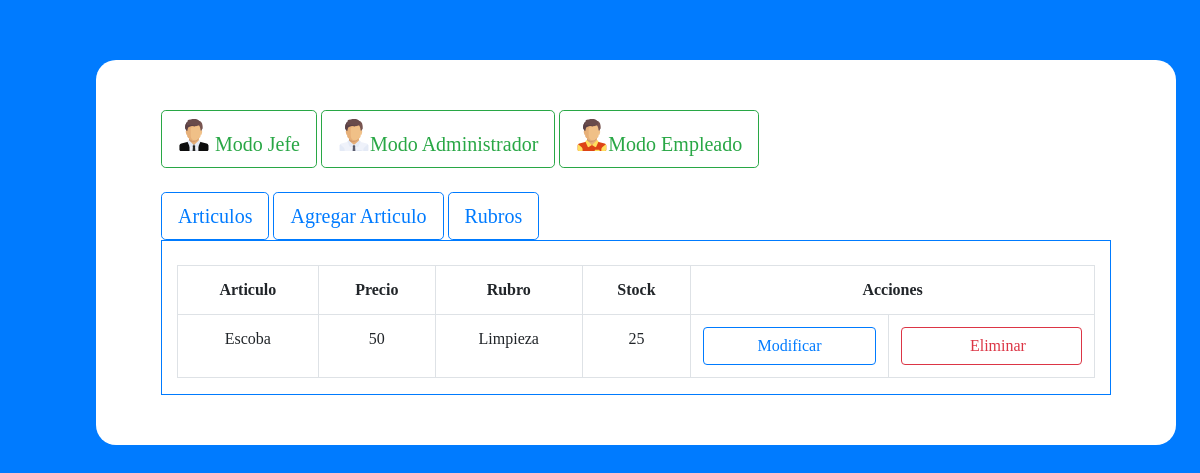
The page /administrador/articulos/ on the database its author committed.
### App/models.py (models this page shows, shortened)
class Articulos(models.Model):
    nombre_art = models.CharField(max_length=30)
    precio = models.IntegerField()
    rubro = models.ForeignKey(Rubros, on_delete=models.SET_NULL,null=True)
    stock = models.IntegerField()

class Rubros(models.Model):
    descripcion = models.CharField(max_length=30)

### App/views.py (the view)
# urls.py: path('administrador/articulos/',views.mostrar_articulos_admin,name="articulos_admin"),
def mostrar_articulos_admin(request):
    bdArticulos = Articulos.objects.all()
    return render(request,'App/articulos_admin.html',{'Articulos':bdArticulos})

### App/templates/App/articulos_admin.html (shortened to what this page needs)
{% extends 'App/admin.html' %}
{% load static %}
{% block admin %}
<table class="table table-bordered" >
    <tr>
        <td align="center"><b>Articulo</b></td>
        <td align="center"><b>Precio</b></td>
        <td align="center"><b>Rubro</b></td>
        <td align="center"><b>Stock</b></td>
        <td align="center" colspan=2><b>Acciones<b></td>
    </tr>
    {% for i in Articulos %}
        <tr>
            <td align="center"> {{ i.nombre_art }} </td>
            <td align="center"> {{ i.precio }} </td>
            <td align="center"> {{ i.rubro.descripcion }} </td>
            <td align="center"> {{ i.stock }} </td>
            <td> <a href="{% url 'modificar' art=i.id %}"><button class="btn btn-outline-primary btn-block">Modificar</button></a> </td>
            <td>  <button onclick="Preguntar( '{{ i.id }}' )" class="btn btn-outline-danger btn-block" ><i class="icon-min basura"></i>Eliminar</button> </td>
        </tr>
    {% endfor %}
</table>
{% endblock %}

### rows shown on the page
Articulos: nombre_art "Escoba", precio "50", rubro.descripcion "Limpieza", stock "25"
